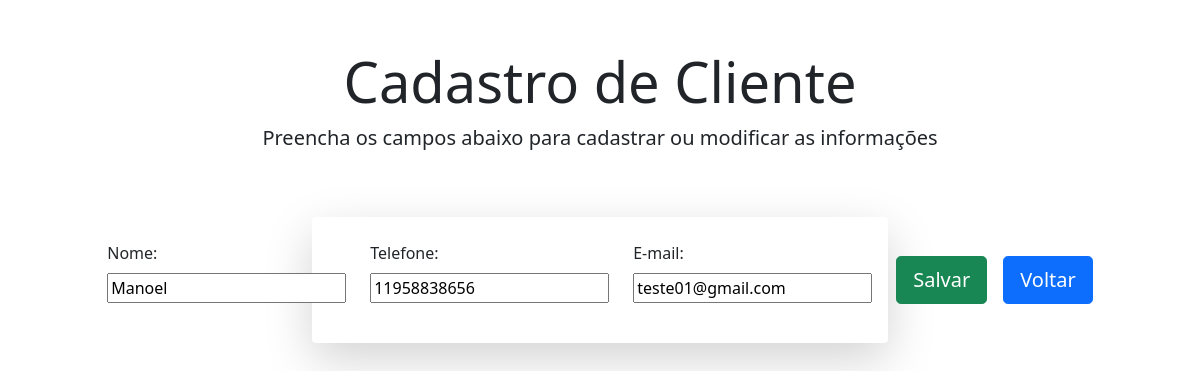
Page /edit/28/ on the earlier database version.
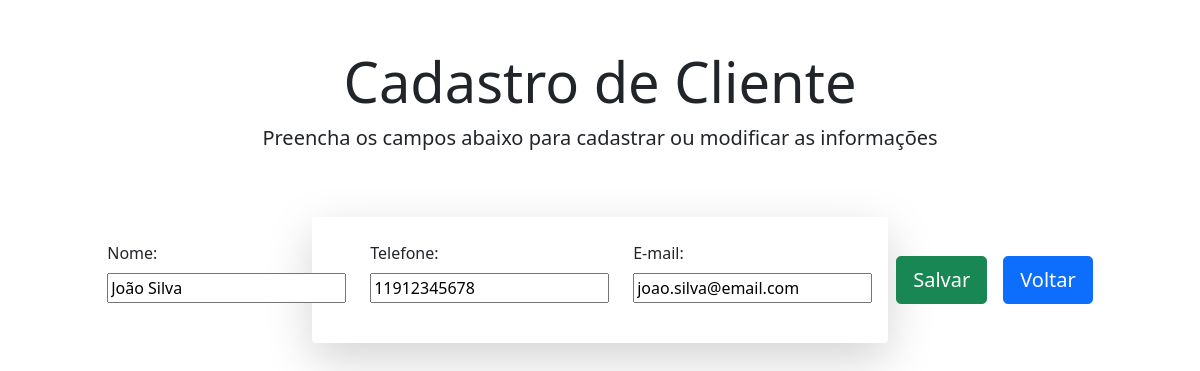
Same page on the later database version.
### app/models.py (models this page shows)
class User (models.Model):
    username = models.CharField(max_length=20)
    phone = models.IntegerField(max_length=11)
    email = models.EmailField(max_length=254)

### app/views.py (the view)
# urls.py: path('edit/<int:pk>/', edit, name='edit'),
def edit(request, pk):
    data = {}
    data['db'] = User.objects.get(pk = pk)
    data['form'] = UserForm(instance=data['db'])
    return render(request, 'form.html', data)

### app/forms.py
class UserForm(ModelForm):
    class Meta:
        model = User
        fields = ['username', 'phone' , 'email']

### app/templates/form.html (shortened to what this page needs)
{% load static %}
<!DOCTYPE html>
<html lang="pt-br">
<head>
    <link href="https://cdn.jsdelivr.net/npm/bootstrap@5.1.3/dist/css/bootstrap.min.css" rel="stylesheet"
>
</head>
<body>
    <main>
        <div class="col-12 text-center py-5">
            <h1 class="display-4">Cadastro de Cliente</h1>
            <p class="lead">Preencha os campos abaixo para cadastrar ou modificar as informações</p>
        </div>
        <div class="col-12 col-md-8 col-lg-6 m-auto container">
            <form name="form" id="form" action="{% if db %} /update/{{db.id}}/ {%else%} /create/ {% endif %}"
                method="POST" class="shadow-lg p-4 rounded bg-white d-flex align-items-center justify-content-center">
                <div class="form-group mb-3 d-flex flex-column me-4">
                    <label for="username" class="form-label">Nome:</label>
                    {{ form.username }}
                </div>
                <div class="form-group mb-3 d-flex flex-column me-4">
                    <label for="phone" class="form-label">Telefone:</label>
                    {{ form.phone }}
                </div>
                <div class="form-group mb-3 d-flex flex-column me-4">
                    <label for="email" class="form-label">E-mail:</label>
                    {{ form.email }}
                </div>
                <div class="text-center me-3">
                    <input type="submit" class="btn btn-success btn-lg" value="Salvar">
                </div>
                <div class="text-center">
                    <a href="/" class="btn btn-primary btn-lg">Voltar</a>
                </div>
            </form>
        </div>
    </main>
</body>
</html>

Differences in the rows shown:
changed User: username "Manoel" → "João Silva"; phone "11958838656" → "11912345678"; email "teste01@gmail.com" → "joao.silva@email.com"
